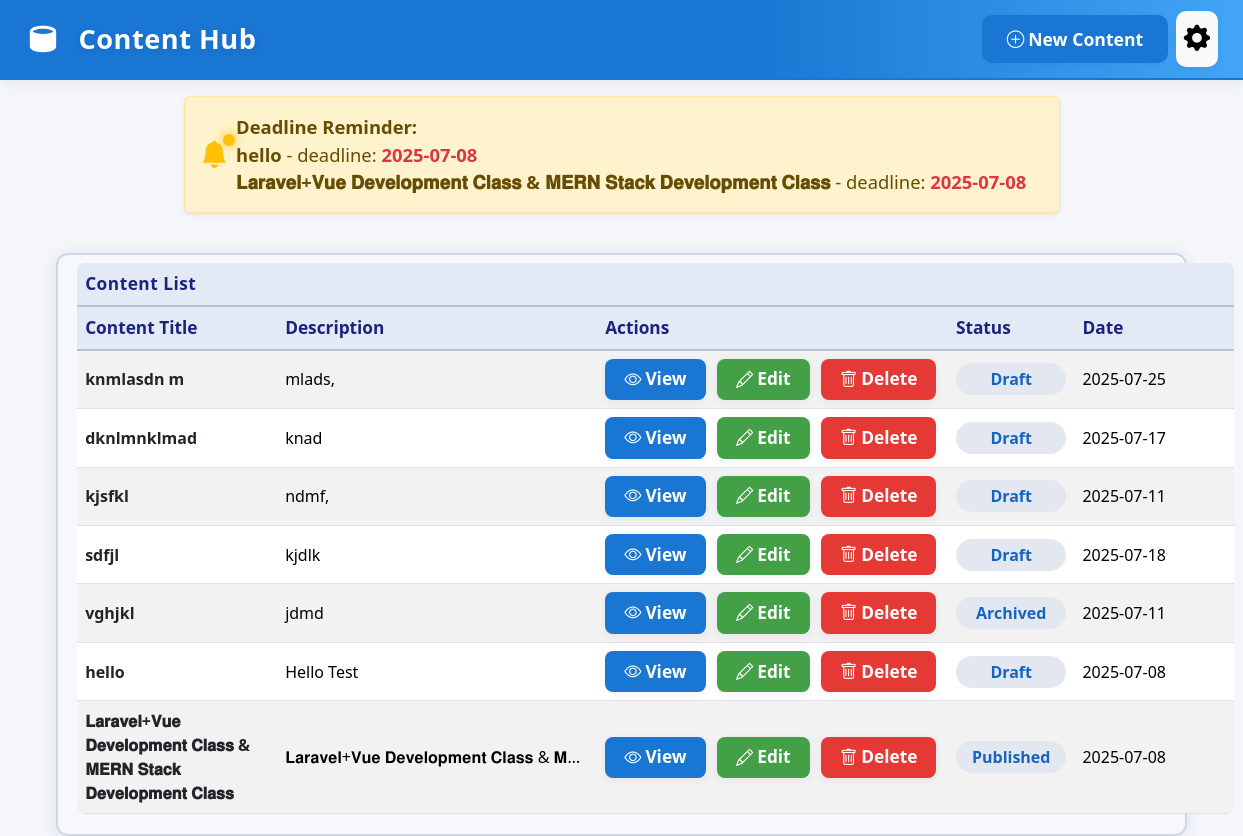
The page / on the database its author committed.
### tables this page shows
CREATE TABLE Content (
    content_id INTEGER PRIMARY KEY AUTOINCREMENT,
    title TEXT NOT NULL,
    description TEXT,
    status_id INTEGER,
    deadline TEXT,
    created_at TEXT DEFAULT CURRENT_TIMESTAMP,
    updated_at TEXT DEFAULT CURRENT_TIMESTAMP,
    FOREIGN KEY (status_id) REFERENCES Status(status_id)
);

CREATE TABLE Status (
    status_id INTEGER PRIMARY KEY AUTOINCREMENT,
    status_name TEXT NOT NULL
);

### index.php (the view, shortened to what this page needs)
<?php
$dbFile = 'database.db';
try {
    $pdo = new PDO('sqlite:' . $dbFile);
    $pdo->setAttribute(PDO::ATTR_ERRMODE, PDO::ERRMODE_EXCEPTION);
} catch (Exception $e) {
    die('Database connection failed: ' . htmlspecialchars($e->getMessage()));
}
$stmt = $pdo->query('SELECT c.content_id, c.title, c.description, s.status_name, c.deadline, c.created_at, c.updated_at FROM Content c JOIN Status s ON c.status_id = s.status_id ORDER BY c.created_at DESC');
$contents = $stmt->fetchAll(PDO::FETCH_ASSOC);
$settingsFile = 'settings.json';
$notification_days = 1;
if (file_exists($settingsFile)) {
    $data = json_decode(file_get_contents($settingsFile), true);
    if (isset($data['notification_days'])) {
        $notification_days = (int)$data['notification_days'];
    }
}
$today = new DateTime();
$notify_contents = [];
foreach ($contents as $row) {
    if (!empty($row['deadline'])) {
        $deadline = DateTime::createFromFormat('Y-m-d', $row['deadline']);
        if ($deadline) {
            $diff = (int)$today->diff($deadline)->format('%r%a');
            if ($diff >= 0 && $diff <= $notification_days) {
                $notify_contents[] = $row;
            }
        }
    }
}
?>
<!DOCTYPE html>
<html lang="en">
<head>
  <link href="https://cdn.jsdelivr.net/npm/bootstrap@5.3.3/dist/css/bootstrap.min.css" rel="stylesheet">
  <link rel="stylesheet" href="https://cdn.jsdelivr.net/npm/bootstrap-icons@1.11.3/font/bootstrap-icons.min.css">
</head>
<body>
  <div class="app-header">
    <div class="app-header-left">
      <span class="app-icon">
      </span>
      <span class="app-title">Content Hub</span>
    </div>
    <div class="header-action d-flex align-items-center gap-2">
      <a class="btn btn-primary d-inline-flex align-items-center" href="new.php">
        <i class="bi bi-plus-circle me-1"></i> New Content
      </a>
      <a href="settings.php" class="btn btn-light border-0 p-2" title="Settings">
        <i class="bi bi-gear-fill" style="font-size:1.5em;"></i>
      </a>
    </div>
  </div>
  <?php if (count($notify_contents) > 0): ?>
    <div class="container-fluid mt-3" style="max-width:900px;">
      <div class="alert alert-warning d-flex align-items-center gap-2 shadow-sm position-relative animate-pulse" role="alert" style="font-size:1.15em;">
        <span class="position-relative">
          <i class="bi bi-bell-fill" style="font-size:1.5em;"></i>
          <span class="pulse-dot"></span>
        </span>
        <div>
          <strong>Deadline Reminder:</strong>
          <?php foreach ($notify_contents as $n): ?>
            <div>
              <b><?= htmlspecialchars($n['title']) ?></b> - deadline: <span class="text-danger fw-bold"><?= htmlspecialchars($n['deadline']) ?></span>
            </div>
          <?php endforeach; ?>
        </div>
      </div>
    </div>
  <?php endif; ?>
  <div class="main-content">
    <div class="table-area">
      <table class="table table-striped table-hover align-middle mb-0">
        <thead class="table-light">
          <tr class="table-title-row">
            <th colspan="5">Content List</th>
          </tr>
          <tr>
            <th scope="col" style="min-width: 200px;">Content Title</th>
            <th scope="col" style="min-width: 200px;">Description</th>
            <th scope="col" style="min-width: 160px;">Actions</th>
            <th scope="col" style="min-width: 120px;">Status</th>
            <th scope="col" style="min-width: 160px;">Date</th>
          </tr>
        </thead>
        <tbody>
          <?php if (count($contents) === 0): ?>
            <tr><td colspan="5" class="text-center text-secondary">No content found.</td></tr>
          <?php else: ?>
            <?php foreach ($contents as $row): ?>
            <tr>
              <td class="fw-semibold text-dark"><?= htmlspecialchars($row['title']) ?></td>
              <td style="max-width:320px; white-space:nowrap; overflow:hidden; text-overflow:ellipsis;">
                <?php
                  $desc = htmlspecialchars($row['description']);
                  if (mb_strlen($desc) > 60) {
                      echo mb_substr($desc, 0, 60) . '... ';
                  } else {
                      echo $desc;
                  }
                ?>
              </td>
              <td>
                <div class="action-btns d-flex flex-row gap-2">
                  <button type="button" class="btn btn-view d-inline-flex align-items-center" data-bs-toggle="modal" data-bs-target="#viewDetailModal"
                    data-title="<?= htmlspecialchars($row['title']) ?>"
                    data-description="<?= htmlspecialchars($row['description']) ?>"
                    data-status="<?= htmlspecialchars($row['status_name']) ?>"
                    data-deadline="<?= htmlspecialchars($row['deadline']) ?>"
                    data-created="<?= htmlspecialchars($row['created_at']) ?>"
                    data-updated="<?= htmlspecialchars($row['updated_at']) ?>">
                    <i class="bi bi-eye me-1"></i>View
                  </button>
                  <a href="edit.php?id=<?= $row['content_id'] ?>" class="btn btn-edit d-inline-flex align-items-center">
                    <i class="bi bi-pencil me-1"></i>Edit
                  </a>
                  <a href="delete.php?id=<?= $row['content_id'] ?>" class="btn btn-delete d-inline-flex align-items-center" onclick="return confirm('Are you sure you want to delete this content?');">
                    <i class="bi bi-trash me-1"></i>Delete
                  </a>
                </div>
              </td>
              <td>
                <span class="badge badge-status w-100">
                  <?= htmlspecialchars($row['status_name']) ?>
                </span>
              </td>
              <td><?= htmlspecialchars($row['deadline']) ?></td>
            </tr>
            <?php endforeach; ?>
          <?php endif; ?>
        </tbody>
      </table>
    </div>
  </div>
</body>
</html>

### index.php (style rules this page uses)
body { font-family: 'Segoe UI', 'Inter', 'Noto Sans', Arial, sans-serif; background: #f4f6fa; min-height: 100vh; margin: 0; padding: 0; }
.app-header { width: 100vw; background: linear-gradient(90deg, #1976d2 60%, #42a5f5 100%); box-shadow: 0 2px 12px 0 rgba(31,38,135,0.08); padding: 0.7rem 0 0.7rem 0; margin-bottom: 0; display: flex; align-items: center; justify-content: space-between; border-bottom: 2px solid #1976d2; z-index: 10; position: sticky; top: 0; }
.app-header-left { display: flex; align-items: center; gap: 1.1rem; margin-left: 2vw; }
.app-header .app-icon { width: 36px; height: 36px; }
.app-header .app-title { font-size: 1.7rem; font-weight: 800; color: #fff; letter-spacing: 0.5px; text-shadow: 0 2px 8px rgba(31,38,135,0.10); }
.app-header .header-action { margin-right: 2vw; }
.btn { border-radius: 10px; font-weight: 700; font-size: 1.1em; padding: 0.6em 1.4em; box-shadow: 0 2px 8px 0 rgba(31,38,135,0.04); transition: background 0.15s, color 0.15s, box-shadow 0.15s, transform 0.1s; }
.btn-primary { background: #1976d2; border: none; color: #fff; }
.main-content { max-width: 95%; margin: 2.5rem auto 0 auto; padding: 0 2vw; display: flex; flex-direction: column; gap: 2.2rem; }
.table-area { background: #f6f8fb; border-radius: 12px; box-shadow: 0 2px 16px 0 rgba(31,38,135,0.10); border: 2px solid #d0d7e3; padding: 0.5rem 1.2rem 1.2rem 1.2rem; }
.table-title-row th { font-size: 1.25rem; font-weight: 900; color: #1976d2; background: #e3eaf6 !important; border-bottom: 2.5px solid #b6c2d6 !important; letter-spacing: 0.5px; }
.table thead th { font-size: 1.08rem; font-weight: 700; background: #e3eaf6; color: #1a237e; border-bottom: 2px solid #b6c2d6; }
.table { border-radius: 8px; overflow: hidden; background: #f6f8fb; margin-bottom: 0; }
.table-striped > tbody > tr:nth-of-type(odd) { background-color: #f0f4fa; }
.badge-status { font-size: 1em; padding: 0.5em 1em; border-radius: 1em; background: #e3e7ef; color: #1565c0; font-weight: 600; }
.action-btns .btn { font-size: 1.08em; padding: 0.45em 1.1em; border-radius: 8px; font-weight: 700; margin-right: 0.2em; box-shadow: 0 2px 8px 0 rgba(31,38,135,0.06); transition: background 0.15s, color 0.15s, box-shadow 0.15s, transform 0.1s; }
.btn-view { background: #1976d2; color: #fff; border: none; }
.btn-edit { background: #43a047; color: #fff; border: none; }
.btn-delete { background: #e53935; color: #fff; border: none; }
.animate-pulse .bi-bell-fill { color: #ffc107; animation: pulse 1.2s infinite; }
.pulse-dot { position: absolute; top: 0; right: -7px; width: 12px; height: 12px; background: #ffc107; border-radius: 50%; box-shadow: 0 0 8px 2px #ffc10799; animation: pulse 1.2s infinite; z-index: 2; }

### rows shown on the page
content: title "hello", deadline "2025-07-08", description "Hello Test", status.status_name "Draft"
content: title "𝐋𝐚𝐫𝐚𝐯𝐞𝐥+𝐕𝐮𝐞 𝐃𝐞𝐯𝐞𝐥𝐨𝐩𝐦𝐞𝐧𝐭 𝐂𝐥𝐚𝐬𝐬 & 𝐌𝐄𝐑𝐍 𝐒𝐭𝐚𝐜𝐤 𝐃𝐞𝐯𝐞𝐥𝐨𝐩𝐦𝐞𝐧𝐭 𝐂𝐥𝐚𝐬𝐬", deadline "2025-07-08", description "𝐋𝐚𝐫𝐚𝐯𝐞𝐥+𝐕𝐮𝐞 𝐃𝐞𝐯𝐞𝐥𝐨𝐩𝐦𝐞𝐧𝐭 𝐂𝐥𝐚𝐬𝐬 & 𝐌…", status.status_name "Published"
content: title "knmlasdn m", description "mlads,", status.status_name "Draft", deadline "2025-07-25"
content: title "dknlmnklmad", description "knad", status.status_name "Draft", deadline "2025-07-17"
content: title "kjsfkl", description "ndmf,", status.status_name "Draft", deadline "2025-07-11"
content: title "sdfjl", description "kjdlk", status.status_name "Draft", deadline "2025-07-18"
content: title "vghjkl", description "jdmd", status.status_name "Archived", deadline "2025-07-11"
